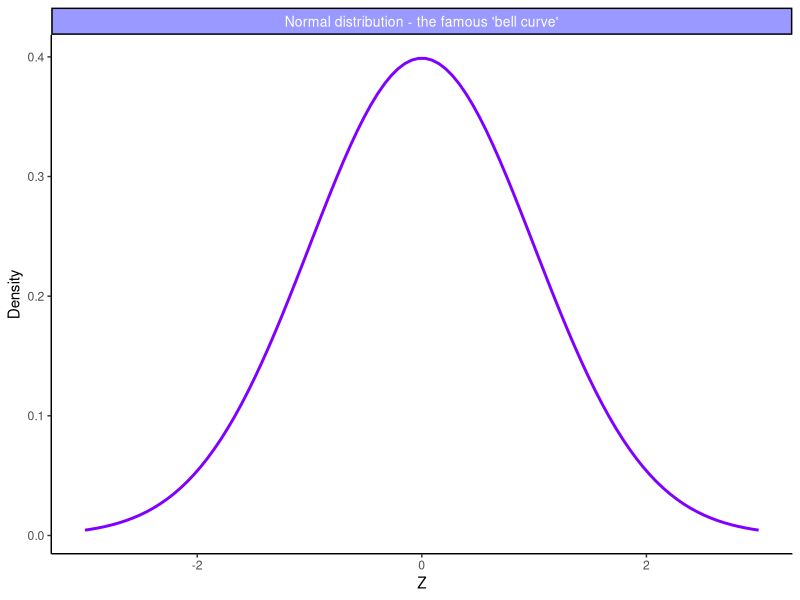
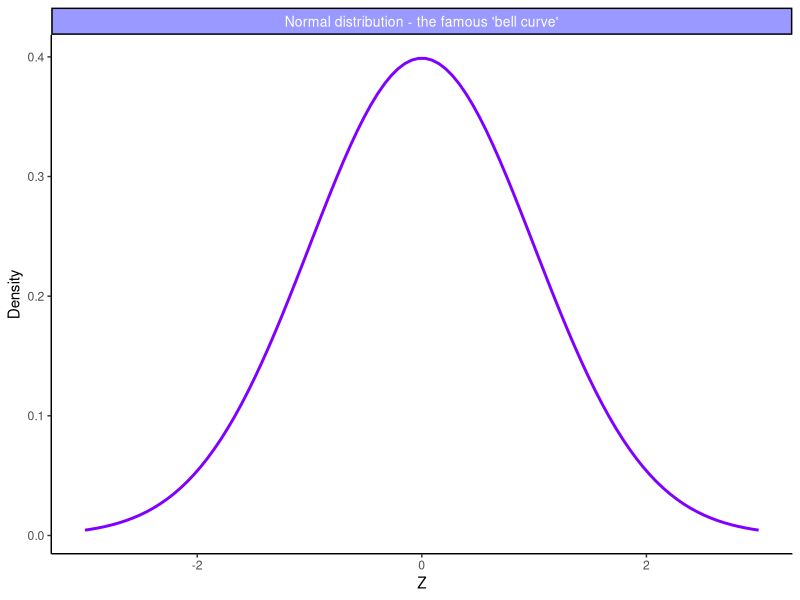

Generate these figures, in order, with R:
## ---- chunk 1

knitr::opts_chunk$set(echo = TRUE)

## ---- chunk 2

library(ggplot2)
library(grid)

## ---- chunk 3

zz <- seq(-3, 3, length.out = 100)

yy <- dnorm(zz)

dd <- data.frame(zz = zz, yy = yy)

dd$tempvar <- " Normal distribution - the famous 'bell curve' "

pp <- ggplot(dd, aes(x = zz, y = yy)) +
  geom_line(size = 1, colour = "#8000ff") +
  labs(x = "Z", y = "Density") +
  #ggtitle("Normal distribution - the famous 'bell curve'") +
  scale_colour_manual(name="", values=c(Com = "#228b22") ) +
  theme_classic()


z_curve <- 
  pp + 
  facet_grid(. ~ tempvar) +
        theme(strip.background = element_rect(fill = "#9999ff"),
              strip.text = element_text(
                size = 10, colour = "white"))

print(z_curve)

## ---- chunk 4

ggsave("../figs/z_curve.png", width = 5, height = 4)

